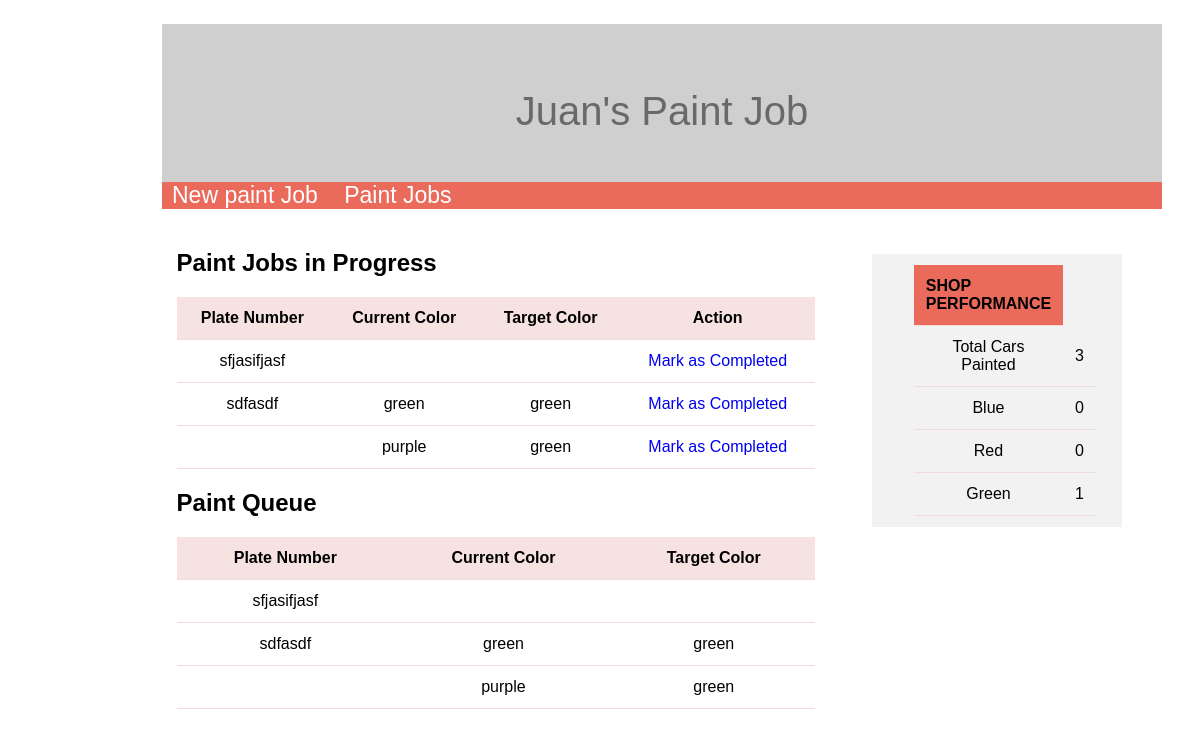
The page /paintjobs.php on the database as committed earlier.
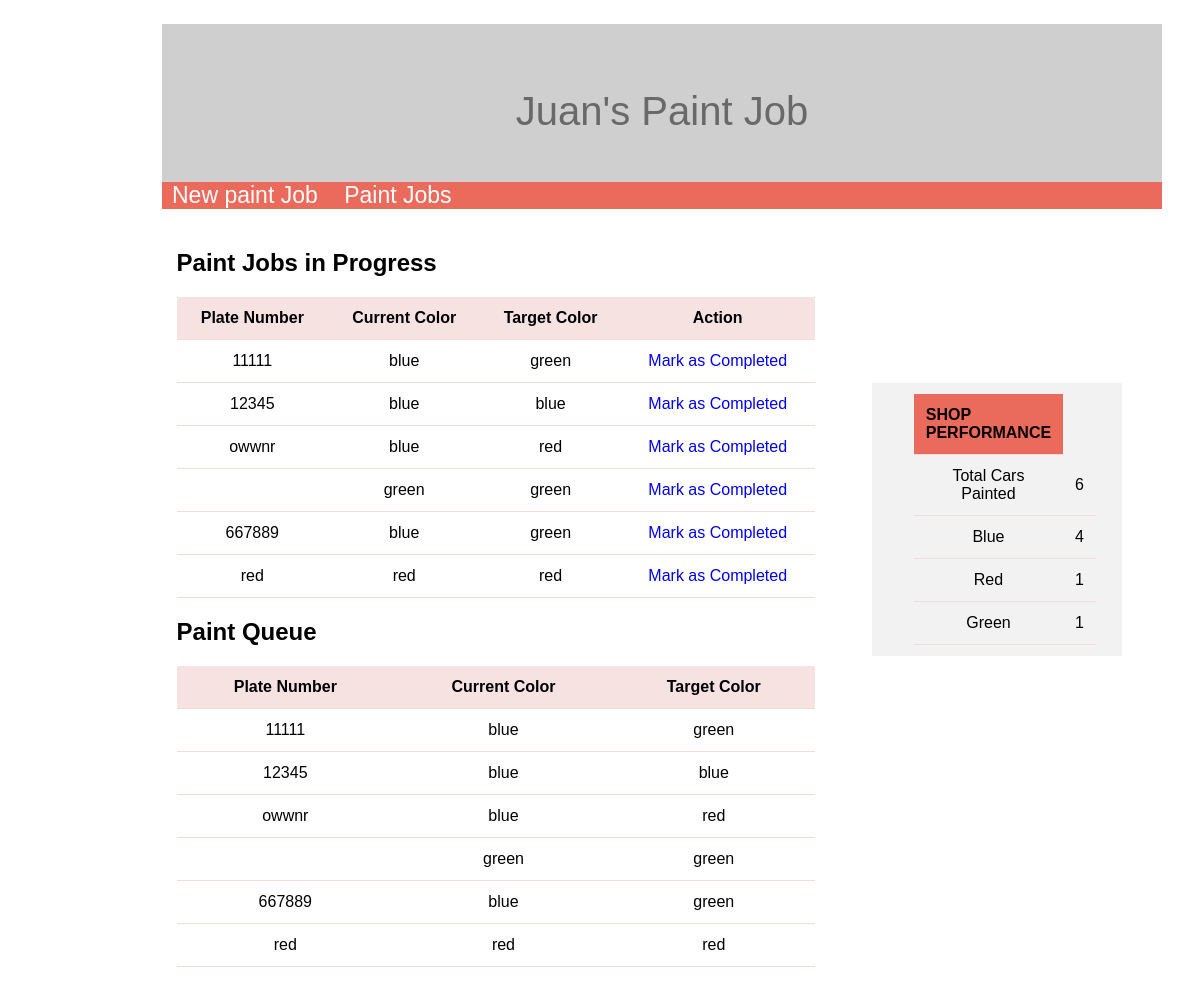
The same page on the database as committed later.
### tables this page shows
CREATE TABLE `car_paint_jobs` (
  `id` int(11) NOT NULL,
  `plate_number` varchar(50) NOT NULL,
  `current_color` varchar(50) NOT NULL,
  `target_color` varchar(50) NOT NULL,
  `status` varchar(20) NOT NULL
);

### paintjobs.php (the view, shortened to what this page needs)
<!DOCTYPE html>
<html lang="en">
<head>
    <link rel="stylesheet" href="css/style.css">
</head>
<body>
    <div id="header" class="head">
        <span> Juan's Paint Job</span>
        <ul>
            <li><a href="index.php">New paint Job</a></li>
            <li><a href="paintjobs.php">Paint Jobs</a></li>
        </ul>
    </div>
    <div class="container">
        <div class="flex-container">
            <div class="paint-jobs">
                <h2>Paint Jobs in Progress</h2>
    <table>
</div>
        <thead>
            <tr>
                <th>Plate Number</th>
                <th>Current Color</th>
                <th>Target Color</th>
                <th>Action</th>
            </tr>
        </thead>
        <tbody>
            <?php
            $servername = "localhost";
            $username = "root";
            $password = "";
            $dbname = "carpaint_db";
            $conn = new mysqli($servername, $username, $password, $dbname);
            $sql = "SELECT id, plate_number, current_color, target_color FROM car_paint_jobs";
$result = $conn->query($sql);
if ($result->num_rows > 0) {
    while($row = $result->fetch_assoc()) {
        echo "<tr>";
        echo "<td>" . $row["plate_number"] . "</td>";
        echo "<td>" . $row["current_color"] . "</td>";
        echo "<td>" . $row["target_color"] . "</td>";
        echo "<td><a href='mark_as_completed.php?id=" . $row["id"] . "' class='mark-as-completed'>Mark as Completed</a></td>";
        echo "</tr>";
    }
} else {
    echo "<tr><td colspan='4'>No paint jobs found</td></tr>";
}
            ?>
        </tbody>
    <div class="shop-performance" id="shop-per">
        <table class="shop">
            <thead>
                <tr>
                    <th id="shop-head">SHOP PERFORMANCE</th>
                </tr>
            </thead>
            <tbody>
                <?php
                $servername = "localhost";
                $username = "root";
                $password = "";
                $dbname = "carpaint_db";
                $conn = new mysqli($servername, $username, $password, $dbname);
                $sql = "SELECT COUNT(*) AS total_cars,
                               SUM(CASE WHEN current_color = 'Blue' THEN 1 ELSE 0 END) AS blue_count,
                               SUM(CASE WHEN current_color = 'Red' THEN 1 ELSE 0 END) AS red_count,
                               SUM(CASE WHEN current_color = 'Green' THEN 1 ELSE 0 END) AS green_count
                        FROM car_paint_jobs";
                $result = $conn->query($sql);
                if ($result->num_rows > 0) {
                    $row = $result->fetch_assoc();
                    echo "<tr>";
                    echo "<td>Total Cars Painted</td>";
                    echo "<td>" . $row["total_cars"] . "</td>";
                    echo "</tr>";
                    echo "<tr>";
                    echo "<td>Blue</td>";
                    echo "<td>" . $row["blue_count"] . "</td>";
                    echo "</tr>";
                    echo "<tr>";
                    echo "<td>Red</td>";
                    echo "<td>" . $row["red_count"] . "</td>";
                    echo "</tr>";
                    echo "<tr>";
                    echo "<td>Green</td>";
                    echo "<td>" . $row["green_count"] . "</td>";
                    echo "</tr>";
                } else {
                    echo "<tr><td colspan='2'>No shop performance data found</td></tr>";
                }
                ?>
            </tbody>
        </table>
    </div>
    </div>
</div>
    <h2>Paint Queue</h2>
    <table>
        <thead>
            <tr>
                <th>Plate Number</th>
                <th>Current Color</th>
                <th>Target Color</th>
            </tr>
        </thead>
        <tbody>
            <?php
            $servername = "localhost";
            $username = "root";
            $password = "";
            $dbname = "carpaint_db";
            $conn = new mysqli($servername, $username, $password, $dbname);
            $sql = "SELECT plate_number, current_color, target_color FROM car_paint_jobs";
            $result = $conn->query($sql);
            if ($result->num_rows > 0) {
                while($row = $result->fetch_assoc()) {
                    echo "<tr>";
                    echo "<td>" . $row["plate_number"] . "</td>";
                    echo "<td>" . $row["current_color"] . "</td>";
                    echo "<td>" . $row["target_color"] . "</td>";
                    echo "</tr>";
                }
            } else {
                echo "<tr><td colspan='3'>No paint jobs found</td></tr>";
            }
            ?>
        </tbody>
    </table>
</body>
</html>

### css/style.css (style rules this page uses)
* { margin: 0; padding: 0; box-sizing: border-box; text-decoration: none; }
body { font-family: Arial, sans-serif; background-color: #ffffff; }
.head { position: relative; padding: 65px; max-width: 1000px; margin-left: 13.5%; margin-top: 2%; color: #696969; background-color: #cecfce; }
.head span { display: block; margin-bottom: 10px; text-align: center; font-size: 40px; }
.head ul { position: absolute; bottom: 0; left: 0; margin: 0; padding: 0; list-style: none; background-color: #ea6a5b; width: 100%; font-size: 23px; }
.head li { display: inline-block; margin-right: 10px; margin-left: 10px; }
.head li a { color: #fff; }
.container { margin: 0 auto; max-width: 1200px; padding: 20px; }
h2 { margin-top: 20px; margin-bottom: 20px; margin-left: 13.5%; font-size: 24px; }
table { width: 55%; border-collapse: collapse; margin-left: 13.5%; }
th, td { padding: 12px; text-align: left; border-bottom: 1px solid #f1dcdc; text-align: center; }
th { background-color: #f7e2e2; }
.container { max-width: 1200px; margin: 0 auto; padding: 20px; }
.shop-performance { float: right; font-family: Arial, sans-serif; background-color: #f2f2f2; padding: 11px; width: 250px; margin: 0; margin-right: 5%; margin-top: -18.5%; }
.shop #shop-head { background-color: #ea6a5b; text-align: left; width: 500px; }

Rows that differ between the two databases and show on the page:
removed car_paint_jobs: plate_number "sfjasifjasf"
removed car_paint_jobs: plate_number "sdfasdf", current_color "green", target_color "green"
removed car_paint_jobs: current_color "purple", target_color "green"
added car_paint_jobs: plate_number "11111", current_color "blue", target_color "green"
added car_paint_jobs: plate_number "12345", current_color "blue", target_color "blue"
added car_paint_jobs: plate_number "owwnr", current_color "blue", target_color "red"
added car_paint_jobs: current_color "green", target_color "green"
added car_paint_jobs: plate_number "667889", current_color "blue", target_color "green"
added car_paint_jobs: plate_number "red", current_color "red", target_color "red"
Other text that changed with them:
$row["total_cars"]: "3" → "6"
$row["blue_count"]: "0" → "4"
$row["red_count"]: "0" → "1"
